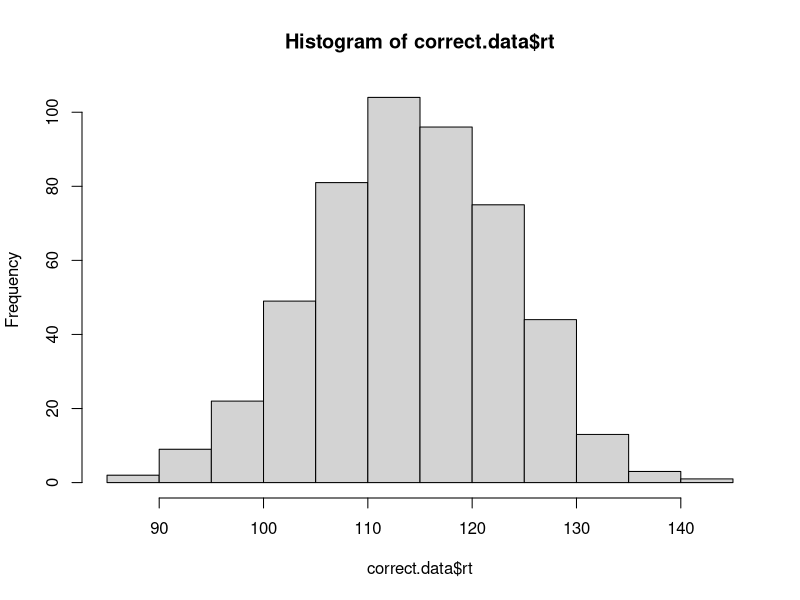
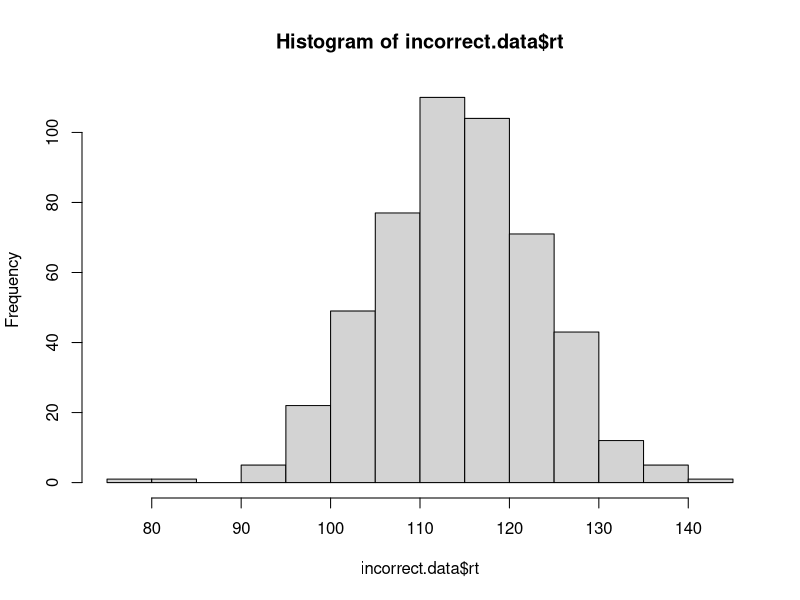

R code for these plots, in order:
###########################################################################
# the model should return a data frame with two columns: correct and rt
# the correct column should be TRUE or FALSE, and rt should contain the
# number of steps it took to reach the criterion.

# note that the function takes four arguments:
# samples is the number of samples to draw from the model
# rate.1 is the evidence accumulation rate for the correct response (default value is 40)
# rate.1 is the evidence accumulation rate for the incorrect response (default value is 40)
# criterion is the threshold for a response (default value is 3)

# one oddity: note that higher values for rate.1 and rate.2 will actually produce slower RTs.
# this is because the rate parameter is controlling the rate of decay of the exponential distribution,
# so faster rates mean that less evidence is likely to accumulate on each step. we could make
# these parameters more intuitive by taking 1/rate.1 and 1/rate.2 as the values to rexp().

accumulator.model <- function(samples, rate.1=40, rate.2=40, criterion=3){
  
  rt.array <- c()
  accuracy.array <- c()
  for(i in 1:samples){
    sum.1 <- 0
    sum.2 <- 0
    steps <- 0
    correctness <- FALSE
    while((sum.1 <= criterion) && (sum.2 <= criterion)){
      sum.1 <- sum.1 + rexp(1, rate.1)
      sum.2 <- sum.2 + rexp(1, rate.2)
      steps <- steps + 1
    }
    if((sum.1 >= criterion) && (sum.1 >= sum.2)) {
      correctness <- TRUE
    }
    accuracy.array <- c(accuracy.array, correctness)
    rt.array <- c(rt.array, steps)
    
  }
  
  output <- data.frame(
    correct = accuracy.array,
    rt = rt.array
  )
  
  return(output)
}

# test the model ####

# if the model is working correctly, then the line below should generate a data frame with 
# 1000 samples and about half of the samples should be correct. the average rt will probably
# be around 112, but might vary from that by a bit.

initial.test <- accumulator.model(1000)
sum(initial.test$correct) / length(initial.test$correct) # should be close to 0.5
mean(initial.test$rt) # should be about 112

# visualize the RT distributions ####

# we can use dplyr to filter the data and visualize the correct and incorrect RT distributions

library(dplyr)

correct.data <- initial.test %>% filter(correct==TRUE)
incorrect.data <- initial.test %>% filter(correct==FALSE)

hist(correct.data$rt)
hist(incorrect.data$rt)
